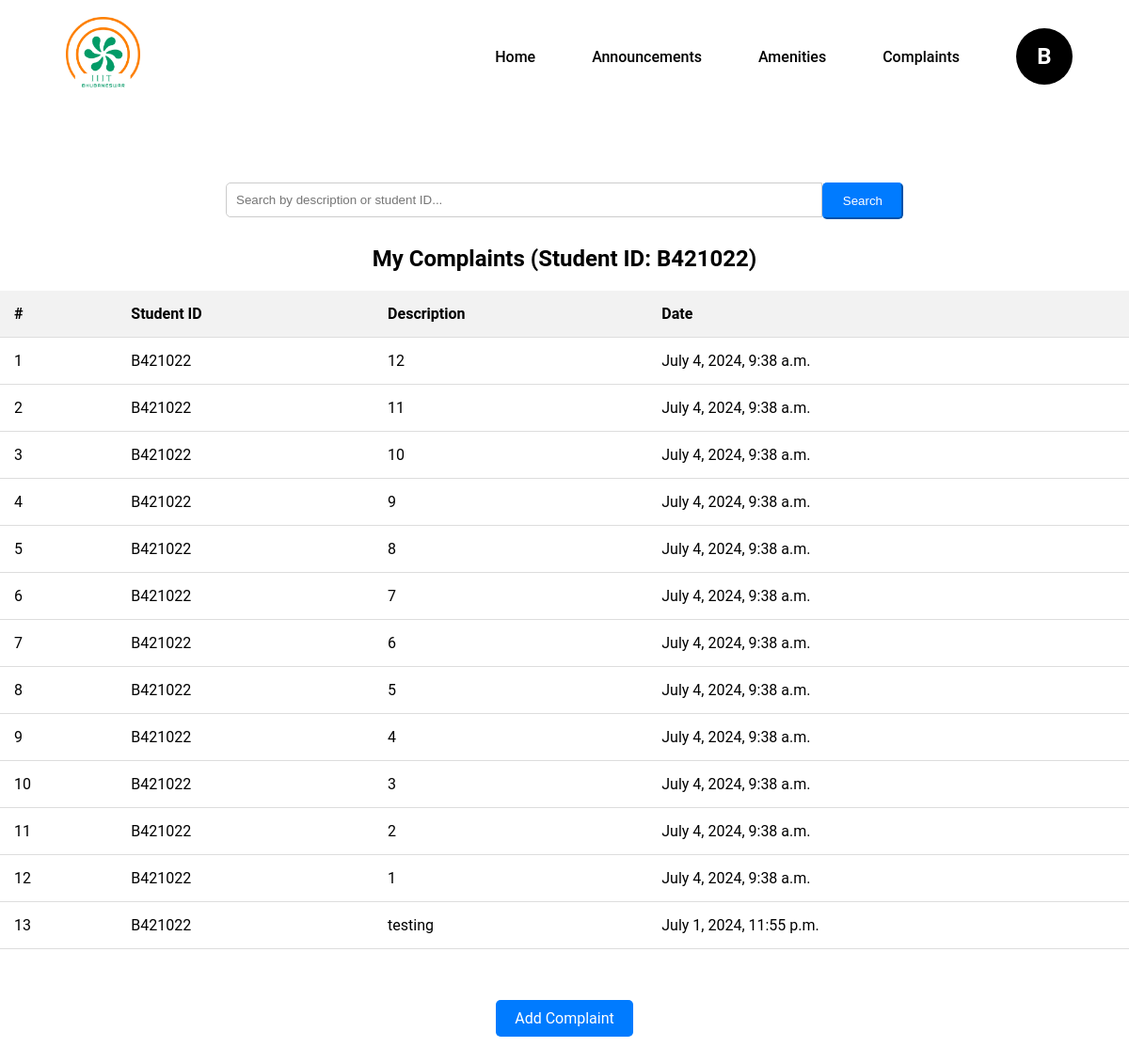
Page /complaints/ (signed in) on the earlier database version.
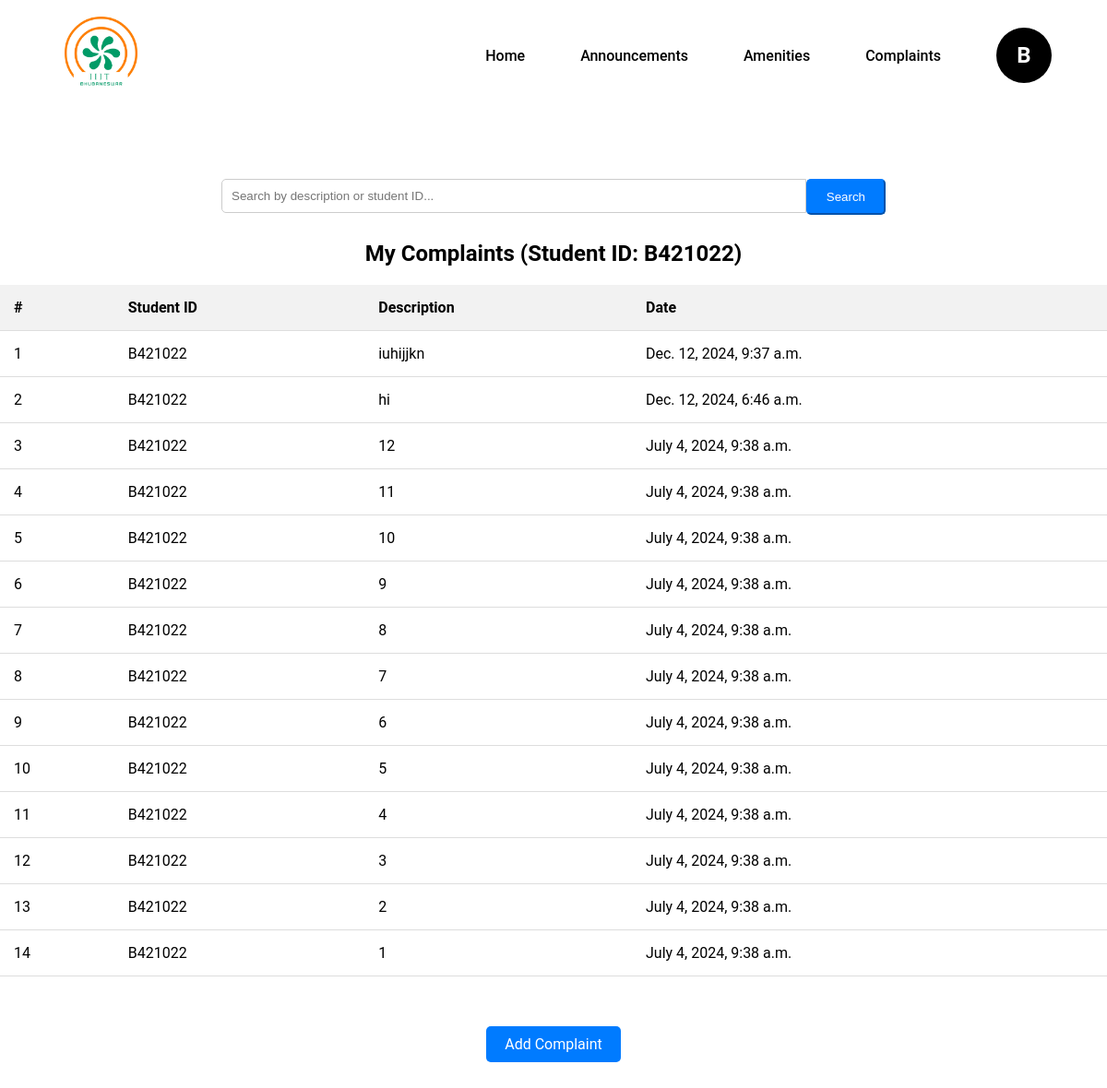
Same page on the later database version.
### users/models.py (models this page shows, shortened)
class Complaint(models.Model):
    student_id = models.CharField(max_length=20)
    description = models.TextField()
    date_created = models.DateTimeField(auto_now_add=True)

### users/views.py (the view)
# urls.py: path('complaints/', views.student_complaints_list, name='student_complaints_list'),
@login_required
def student_complaints_list(request):
    user_id = request.user.username
    search_query = request.GET.get('search_query', '')
    complaints = Complaint.objects.filter(student_id=user_id).order_by('-date_created')
    if search_query:
        complaints = complaints.filter(description__icontains=search_query) | complaints.filter(student_id__icontains=search_query)
    return render(request, 'student_complaints_list.html', {'complaints': complaints, 'user_id': user_id})

### users/templates/student_complaints_list.html
{% extends 'base.html' %}
{% block content %}
<div class="container mt-4">
    <div class="row mb-3">
        {% load static %}
        <link rel="stylesheet" href="{% static 'css/complaints.css' %}">
        <div class="col-md-12">
            <form method="GET" action="{% url 'student_complaints_list' %}" class="form-inline search-bar">
                <div class="input-group">
                    <input type="text" class="form-control form-control-lg" name="search_query" placeholder="Search by description or student ID...">
                    <div class="input-group-prepend">
                        <button type="submit" class="btn btn-primary btn-lg">Search</button>
                    </div>
                </div>
            </form>
        </div>
    </div>
    <h2>My Complaints (Student ID: {{ user_id|capfirst }})</h2>
    <table class="table table-striped mt-3">
        <thead>
            <tr>
                <th>#</th>
                <th>Student ID</th>
                <th>Description</th>
                <th>Date</th>
            </tr>
        </thead>
        <tbody>
            {% for complaint in complaints %}
            <tr>
                <td>{{ forloop.counter }}</td>
                <td>{{ complaint.student_id|capfirst }}</td>
                <td>{{ complaint.description }}</td>
                <td>{{ complaint.date_created }}</td>
            </tr>
            {% endfor %}
        </tbody>
    </table>
    <div class="text-center mb-4 mt-4">
        <a href="{% url 'add_complaint' %}" class="btn btn-primary btn-lg">Add Complaint</a>
    </div>
</div>
{% endblock %}

Differences in the rows shown:
removed Complaint: student_id "B421022", description "testing", date_created "July 1, 2024, 11:55 p.m."
added Complaint: student_id "B421022", description "iuhijjkn", date_created "Dec. 12, 2024, 9:37 a.m."
added Complaint: student_id "B421022", description "hi", date_created "Dec. 12, 2024, 6:46 a.m."
